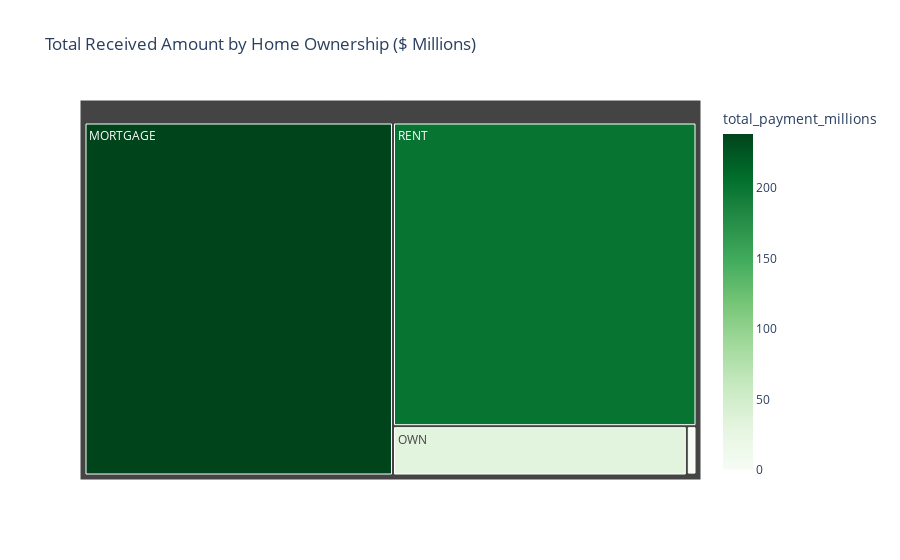

Source (notebook cell):
### Markdown cell above
#### **Home Ownership by Total Received Amount**

### Code cell
home_received_amount = df.groupby("home_ownership")['total_payment'].sum().reset_index()
home_received_amount['total_payment_millions'] = home_received_amount['total_payment'] / 1000000

fig = px.treemap(
    home_received_amount,
    path=['home_ownership'],
    values='total_payment_millions',
    color='total_payment_millions',
    color_continuous_scale='greens',
    title='Total Received Amount by Home Ownership ($ Millions)'
)

fig.show()

### Figure 1 — Plotly figure (JSON) as saved in the notebook; plotly's stock layout.template omitted (floating-point values rounded to 4 significant figures)
{"data": [{"branchvalues": "total", "customdata": [[238.5], [0.01905], [1.025], [31.73], [201.8]], "domain": {"x": [0, 1], "y": [0, 1]}, "hovertemplate": "labels=%{label}<br>total_payment_millions_sum=%{value}<br>parent=%{parent}<br>id=%{id}<br>total_payment_millions=%{color}<extra></extra>", "ids": ["MORTGAGE", "NONE", "OTHER", "OWN", "RENT"], "labels": ["MORTGAGE", "NONE", "OTHER", "OWN", "RENT"], "marker": {"coloraxis": "coloraxis", "colors": [238.5, 0.01905, 1.025, 31.73, 201.8]}, "name": "", "parents": ["", "", "", "", ""], "type": "treemap", "values": [238.5, 0.01905, 1.025, 31.73, 201.8]}], "layout": {"coloraxis": {"colorbar": {"title": {"text": "total_payment_millions"}}, "colorscale": [[0, "rgb(247,252,245)"], [0.125, "rgb(229,245,224)"], [0.25, "rgb(199,233,192)"], [0.375, "rgb(161,217,155)"], [0.5, "rgb(116,196,118)"], [0.625, "rgb(65,171,93)"], [0.75, "rgb(35,139,69)"], [0.875, "rgb(0,109,44)"], [1, "rgb(0,68,27)"]]}, "legend": {"tracegroupgap": 0}, "title": {"text": "Total Received Amount by Home Ownership ($ Millions)"}}}
